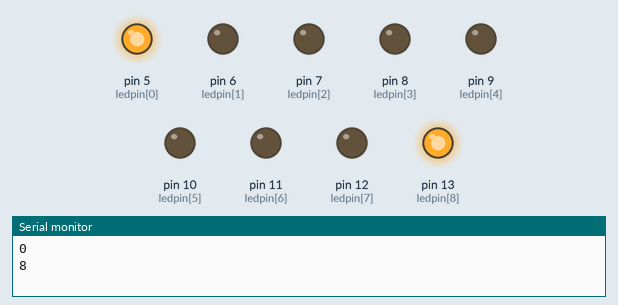
The sketch below on a simulated Arduino Uno, built with avr-gcc and run on an emulated ATmega328P. Parts: output pins drawn as LEDs (lit = HIGH), the last lines printed to the serial monitor.

Above: at 0.02 s.
At 0.72 s:
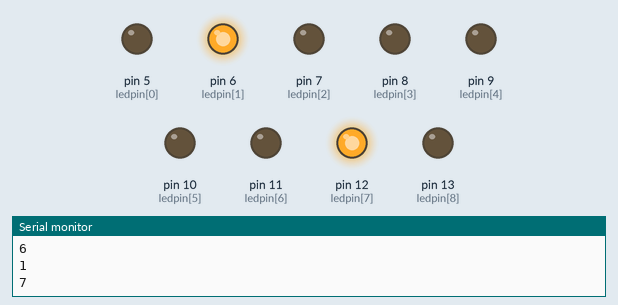
At 1.42 s:
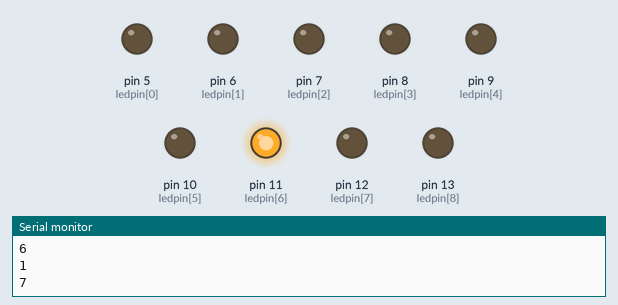
At 2.82 s:
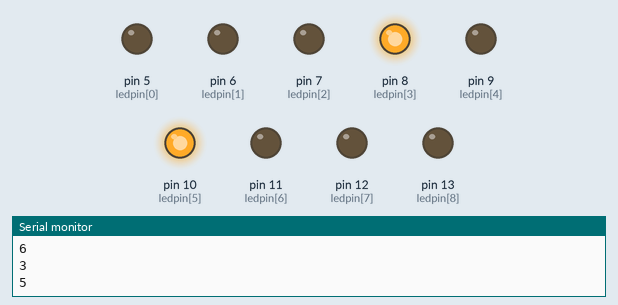
At 4.22 s:
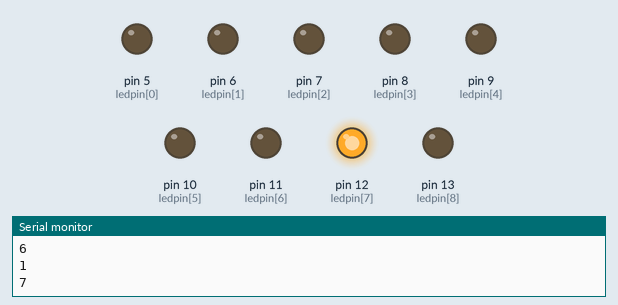
At 5.68 s:
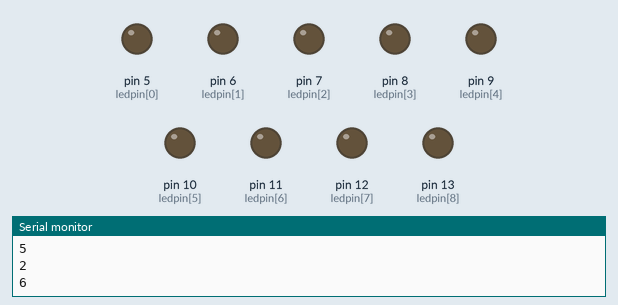
Timing chart, 0 to 6.0 s (numbered marks = the images above):
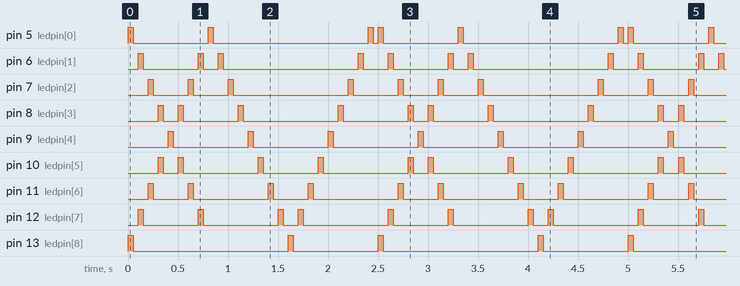

Measured:
- by itself, pin 5 (ledpin[0]): repeats every 2.5 s: LOW 0.75 s, HIGH 0.05 s, LOW 1.6 s, HIGH 0.05 s, LOW 0.05 s, HIGH 0.05 s
- by itself, pin 6 (ledpin[1]): repeats every 2.5 s: LOW 0.55 s, HIGH 0.05 s, LOW 0.15 s, HIGH 0.05 s, LOW 1.4 s, HIGH 0.05 s, LOW 0.25 s, HIGH 0.05 s
- by itself, pin 7 (ledpin[2]): repeats every 2.5 s: 2 × (LOW 0.35 s, HIGH 0.05 s), LOW 1.2 s, HIGH 0.05 s, LOW 0.45 s, HIGH 0.05 s
- by itself, pin 8 (ledpin[3]): repeats every 2.5 s: LOW 0.15 s, HIGH 0.05 s, LOW 0.55 s, HIGH 0.05 s, LOW 0.95 s, HIGH 0.05 s, LOW 0.65 s, HIGH 0.05 s
- by itself, pin 9 (ledpin[4]): alternates HIGH for 0.05 s and LOW for 0.75 s
- by itself, pin 13 (ledpin[8]): repeats every 2.5 s: LOW 1.6 s, HIGH 0.05 s, LOW 0.85 s, HIGH 0.05 s
- by itself, pin 10 (ledpin[5]): repeats every 2.5 s: LOW 0.15 s, HIGH 0.05 s, LOW 0.75 s, HIGH 0.05 s, LOW 0.55 s, HIGH 0.05 s, LOW 0.85 s, HIGH 0.05 s
- by itself, pin 11 (ledpin[6]): repeats every 2.5 s: LOW 0.35 s, HIGH 0.05 s, LOW 0.75 s, HIGH 0.05 s, LOW 0.35 s, HIGH 0.05 s, LOW 0.85 s, HIGH 0.05 s

The sketch:

led_out_in_out.ino
```cpp
int ledpin[] = {5, 6, 7, 8, 9, 10, 11, 12, 13};
int button = 2;
int switchState = 0;
int readoutput = 0;
int count ;
int timer = 50;

void setup() {
  // put your setup code here, to run once:
  pinMode(ledpin[0], OUTPUT);
  pinMode(ledpin[1], OUTPUT);
  pinMode(ledpin[2], OUTPUT);
  pinMode(ledpin[3], OUTPUT);
  pinMode(ledpin[4], OUTPUT);
  pinMode(ledpin[5], OUTPUT);
  pinMode(ledpin[6], OUTPUT);
  pinMode(ledpin[7], OUTPUT);
  pinMode(ledpin[8], OUTPUT);
  pinMode(button, INPUT);
  digitalWrite(ledpin[0], LOW);
  digitalWrite(ledpin[1], LOW);
  digitalWrite(ledpin[2], LOW);
  digitalWrite(ledpin[3], LOW);
  digitalWrite(ledpin[4], LOW);
  digitalWrite(ledpin[5], LOW);
  digitalWrite(ledpin[6], LOW);
  digitalWrite(ledpin[7], LOW);
  digitalWrite(ledpin[8], LOW);
  Serial.begin(9600);

}

void loop() {
  // put your main code here, to run repeatedly:
  for (count = 0 ; count <= 4 ; count ++) {
    Serial.println(count);
    Serial.println(8 - count);
    digitalWrite(ledpin[count], HIGH);
    digitalWrite(ledpin[8 - count], HIGH);
    delay(timer);
    digitalWrite(ledpin[count], LOW);
    digitalWrite(ledpin[8 - count], LOW);
    delay(timer);
  }
  for (count = 3 ; count >= 1 ; count --) {
    Serial.println(count);
    Serial.println(8 - count);
    digitalWrite(ledpin[count], HIGH);
    digitalWrite(ledpin[8 - count], HIGH);
    delay(timer);
    digitalWrite(ledpin[count], LOW);
    digitalWrite(ledpin[8 - count], LOW);
    delay(timer);
  }
  for (count = 0 ; count < 9 ; count ++){
    digitalWrite(ledpin[count], HIGH);
    delay (timer);
    digitalWrite(ledpin[count], LOW);
    delay (timer);
    }
  for (count = 7 ; count >=0 ; count --){
    digitalWrite(ledpin[count], HIGH);
    delay (timer);
    digitalWrite(ledpin[count], LOW);
    delay (timer);
  }

}
```
